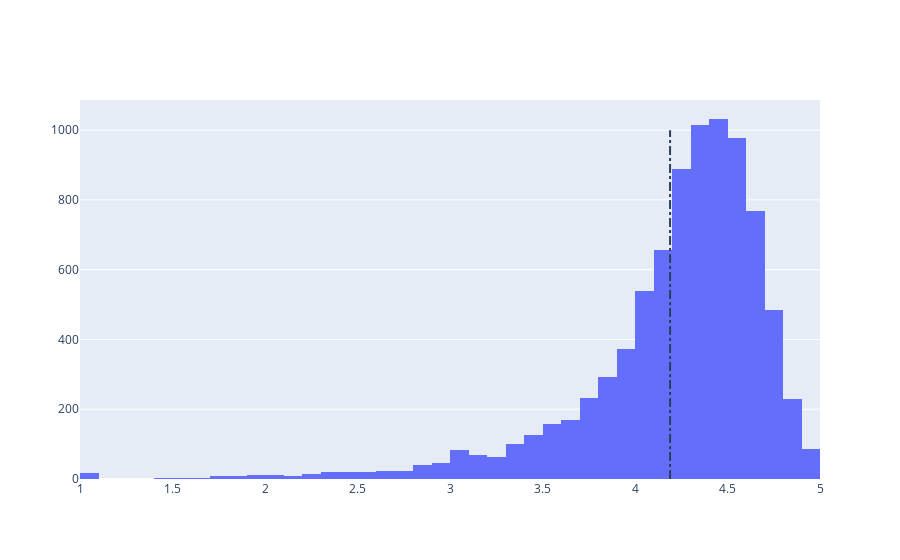

The notebook cell this image was saved under:
### Markdown cell above
# 4. Distribution of app ratings

After having witnessed the market share for each category of apps, let's see how all these apps perform on an average. App ratings (on a scale of 1 to 5) impact the discoverability, conversion of apps as well as the company's overall brand image. Ratings are a key performance indicator of an app.

From our research, we found that the average volume of ratings across all app categories is 4.17. The histogram plot is skewed to the right indicating that the majority of the apps are highly rated with only a few exceptions in the low-rated apps.

### Code cell
# Average rating of apps
avg_app_rating = apps['Rating'].mean()
print('Average app rating = ', avg_app_rating)

# Distribution of apps according to their ratings
data = [go.Histogram(
        x = apps['Rating'],
        xbins = {'start': 1, 'size': 0.1, 'end' : 5}
)]

# Vertical dashed line to indicate the average app rating
layout = {'shapes': [{
              'type' :'line',
              'x0': avg_app_rating,
              'y0': 0,
              'x1': avg_app_rating,
              'y1': 1000,
              'line': { 'dash': 'dashdot'}
          }]
          }

plotly.offline.iplot({'data': data, 'layout': layout})

### Figure 1 — Plotly figure (JSON) as saved in the notebook; plotly's stock layout.template omitted (floating-point values rounded to 4 significant figures; data arrays with more than 128 entries replaced by an {"elided": "..."} marker saying what was removed)
{"data": [{"x": {"elided": "10358 float values"}, "xbins": {"end": 5, "size": 0.1, "start": 1}, "type": "histogram"}], "layout": {"shapes": [{"line": {"dash": "dashdot"}, "type": "line", "x0": 4.19, "x1": 4.19, "y0": 0, "y1": 1000}]}}
